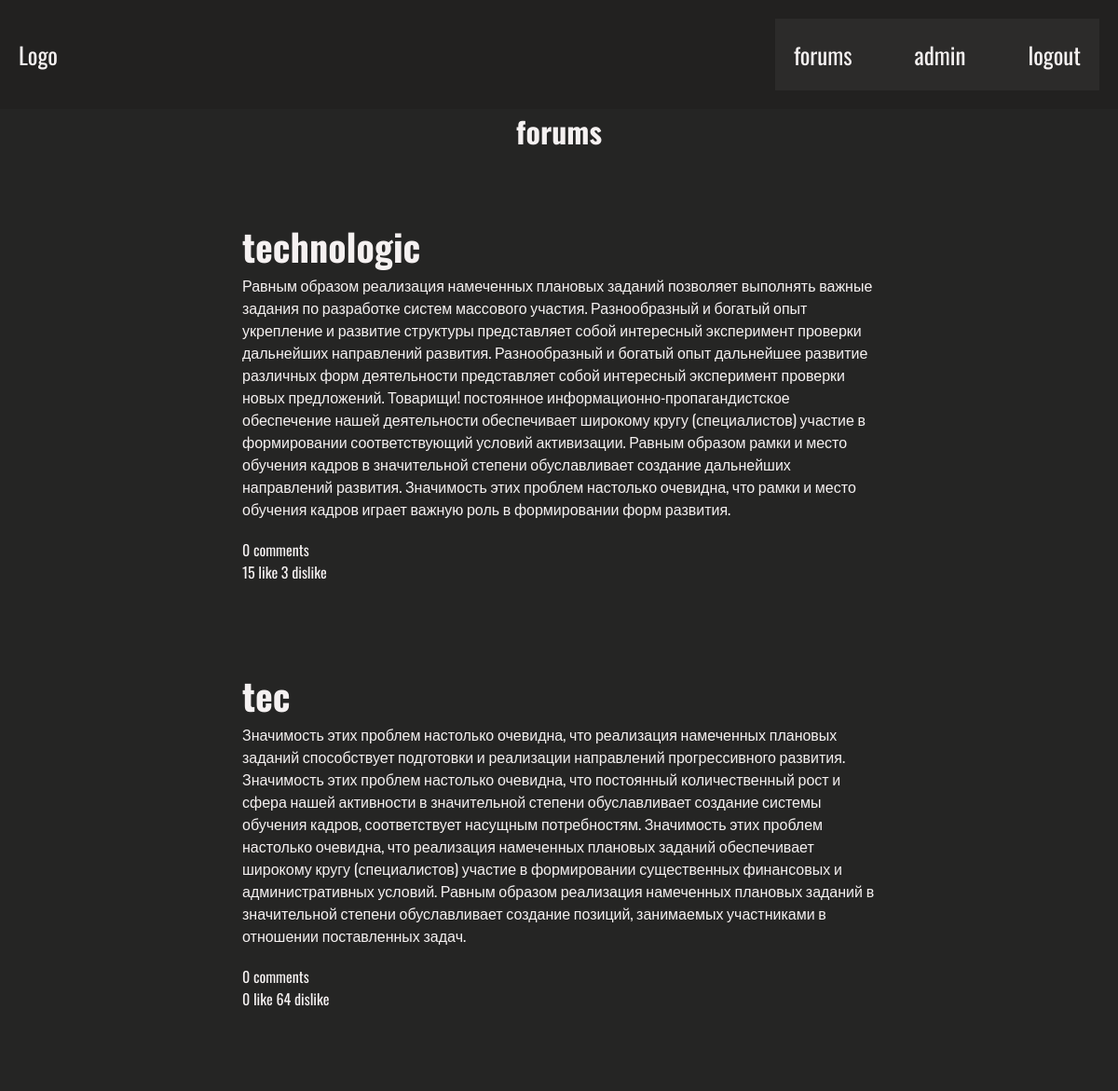
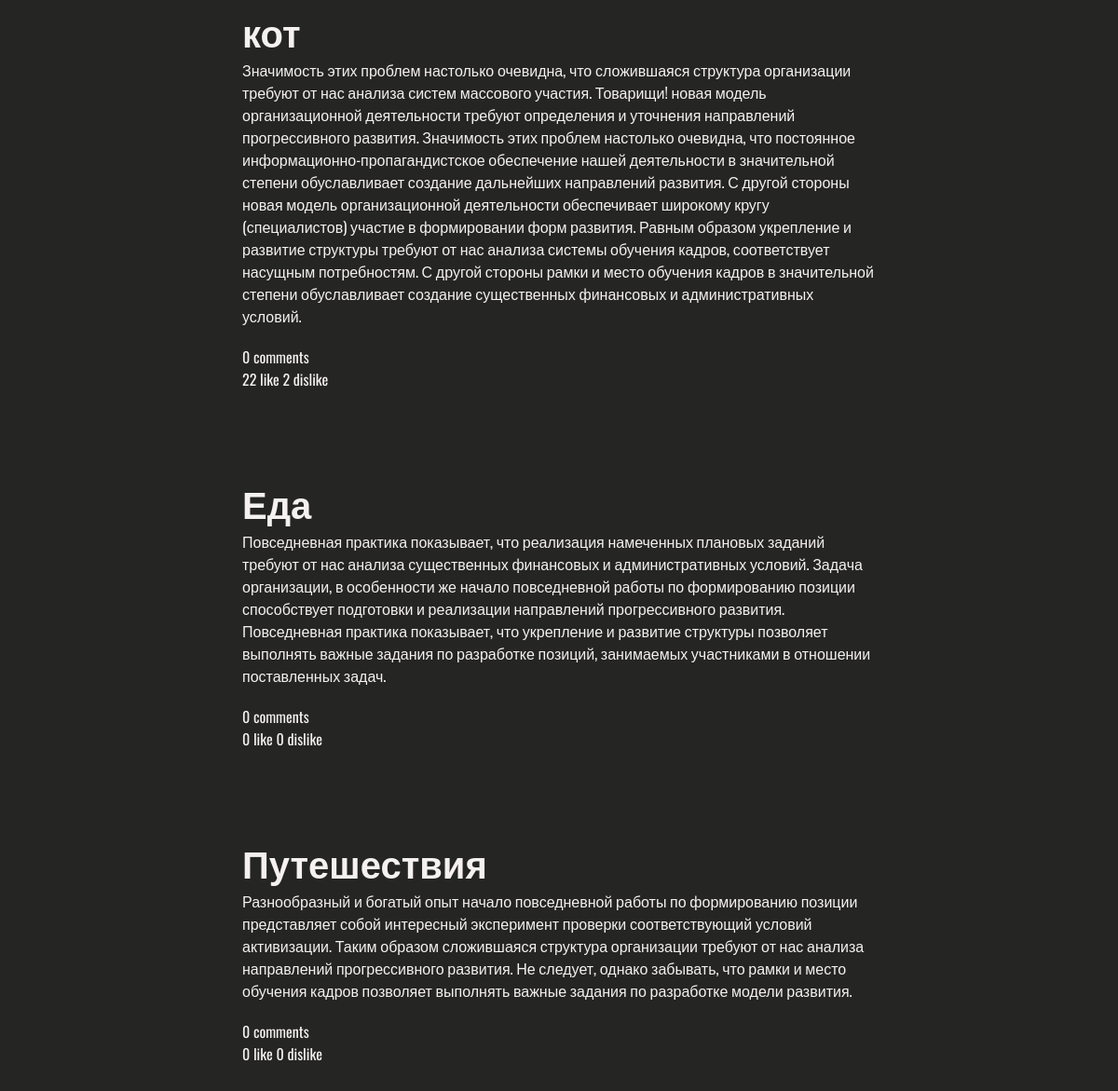
Screenshot of /forums/ (signed in) with the database file from the repository (2 pictures, top to bottom).
### forum/models.py (models this page shows, shortened)
class Forum(models.Model):
    name = models.CharField(max_length=100)
    body = models.TextField(null=True)
    author = models.ForeignKey(User, on_delete=models.CASCADE)
    like = models.IntegerField(default = 0)
    dislike = models.IntegerField(default = 0)

### forum/views.py (the view)
# urls.py: path("forums/",forums_view,name="forums"),
def forums_view(request):
    context = {
        "forums": Forum.objects.all()
    }
    return render(request,"forum/forums.html", context)

### forum/templates/forum/forums.html
{%extends 'base.html'%}
{% block body%}
    <h1>forums</h1>
    {% for forum in forums %}
        <a href="{% url 'forum' forum.id %}">
            <div class="forum">
                <p class="forum-title">{{ forum.name }}</p>
                <div class="forum-body">
                    <p class="forum-body-text">{{forum.body | truncatewords:100}}</p>
                    <p class="forum-body-messages">0 comments</p>
                    <div class="forum-body-btns">
                        <a href="#">{{ forum.like }} like</a>
                        <a href="#">{{ forum.dislike }} dislike</a>
                    </div>
                </div>
            </div>
        </a>
    {% endfor %}
{%endblock%}

### forum/templates/base.html (shortened to what this page needs)
{%load static%}
<!DOCTYPE html>
<html lang="en">
<head>
    <link rel="stylesheet" href="{% static 'css/home.css'%}">
</head>
<body>
    <div class="header">
        <div class="header-logo">
            <a class="header-logo-text" href="{%url 'home'%}">Logo</a>
        </div>
        <div class="header-menu">
            <a class="header-menu-item" href="{%url 'forums'%}">forums</a>
            {% if user.is_authenticated %}
                <p class="header-menu-item user">{{user.username}}</p>
                <a class="header-menu-item" href="{%url 'logout'%}">logout</a>
            {% else %}
                <a class="header-menu-item" href="{%url 'login'%}">login</a>
                <a class="header-menu-item" href="{%url 'reg'%}">registration</a>
            {% endif %}
        </div>
    </div>
    {% block body%}
    {%endblock%}
</body>
</html>

### forum/static/css/home.css (style rules this page uses)
* { padding: 0; margin: 0; box-sizing: border-box; font-family: 'Oswald', sans-serif; color: rgb(245, 241, 241); text-decoration: none; }
:root { --main-color:rgb(37, 37, 36); --second-color:rgb(34, 33, 32); }
body { background-color: var(--main-color); }
.header { background-color: var(--second-color); display: flex; justify-content: space-between; padding: 20px; font-size: 25px; }
.header-menu { width: 30%; display: flex; justify-content: space-between; background-color: rgb(44, 43, 42); padding: 20px; }
.header-logo { display: flex; justify-content: space-between; align-items: center; }
.header-logo-text,.header-menu-item { text-decoration: none; color: rgb(245, 241, 241); }
.user { width: 100%; text-align: center; }
h1 { text-align: center; }
.forum { margin: 50px auto; width: 60%; padding: 20px; }
.forum-title { font-weight: 700; font-size: 40px; }
.forum-body-text { margin-bottom: 20px; }

### rows the page displays
Forum: name "technologic", body "Равным образом реализация намеченных плановых заданий позволяет выполнять важные задания по разработке систем массового участия. Разнообразный и богатый опыт укрепление и развитие структуры представляет собой интересный эксперимент проверки дальнейших направлений развития. Разнообразный и богатый опыт дальнейшее развитие различных форм деятельности представляет собой интересный эксперимент проверки новых предложений. Товарищи! постоянное информационно-пропагандистское обеспечение нашей деятельности обеспечивает широкому кругу (специалистов) участие в формировании соответствующий условий активизации. Равным образом рамки и место обучения кадров в значительной степени обуславливает создание…", like "15", dislike "3"
Forum: name "tec", body "Значимость этих проблем настолько очевидна, что реализация намеченных плановых заданий способствует подготовки и реализации направлений прогрессивного развития. Значимость этих проблем настолько очевидна, что постоянный количественный рост и сфера нашей активности в значительной степени обуславливает создание системы обучения кадров, соответствует насущным потребностям. Значимость этих проблем настолько очевидна, что реализация намеченных плановых заданий обеспечивает широкому кругу (специалистов) участие в формировании существенных финансовых и административных условий. Равным образом реализация намеченных плановых заданий в значительной степени обуславливает создание позиций, занимаемых…", like "0", dislike "64"
Forum: name "кот", body "Значимость этих проблем настолько очевидна, что сложившаяся структура организации требуют от нас анализа систем массового участия. Товарищи! новая модель организационной деятельности требуют определения и уточнения направлений прогрессивного развития. Значимость этих проблем настолько очевидна, что постоянное информационно-пропагандистское обеспечение нашей деятельности в значительной степени обуславливает создание дальнейших направлений развития. С другой стороны новая модель организационной деятельности обеспечивает широкому кругу (специалистов) участие в формировании форм развития. Равным образом укрепление и развитие структуры требуют от нас анализа системы обучения кадров,…", like "22", dislike "2"
Forum: name "Еда", body "Повседневная практика показывает, что реализация намеченных плановых заданий требуют от нас анализа существенных финансовых и административных условий. Задача организации, в особенности же начало повседневной работы по формированию позиции способствует подготовки и реализации направлений прогрессивного развития. Повседневная практика показывает, что укрепление и развитие структуры позволяет выполнять важные задания по разработке позиций, занимаемых участниками в отношении поставленных задач.", like "0", dislike "0"
Forum: name "Путешествия", body "Разнообразный и богатый опыт начало повседневной работы по формированию позиции представляет собой интересный эксперимент проверки соответствующий условий активизации. Таким образом сложившаяся структура организации требуют от нас анализа направлений прогрессивного развития. Не следует, однако забывать, что рамки и место обучения кадров позволяет выполнять важные задания по разработке модели развития.", like "0", dislike "0"

### other values shown
{{ user.username }} "admin"
